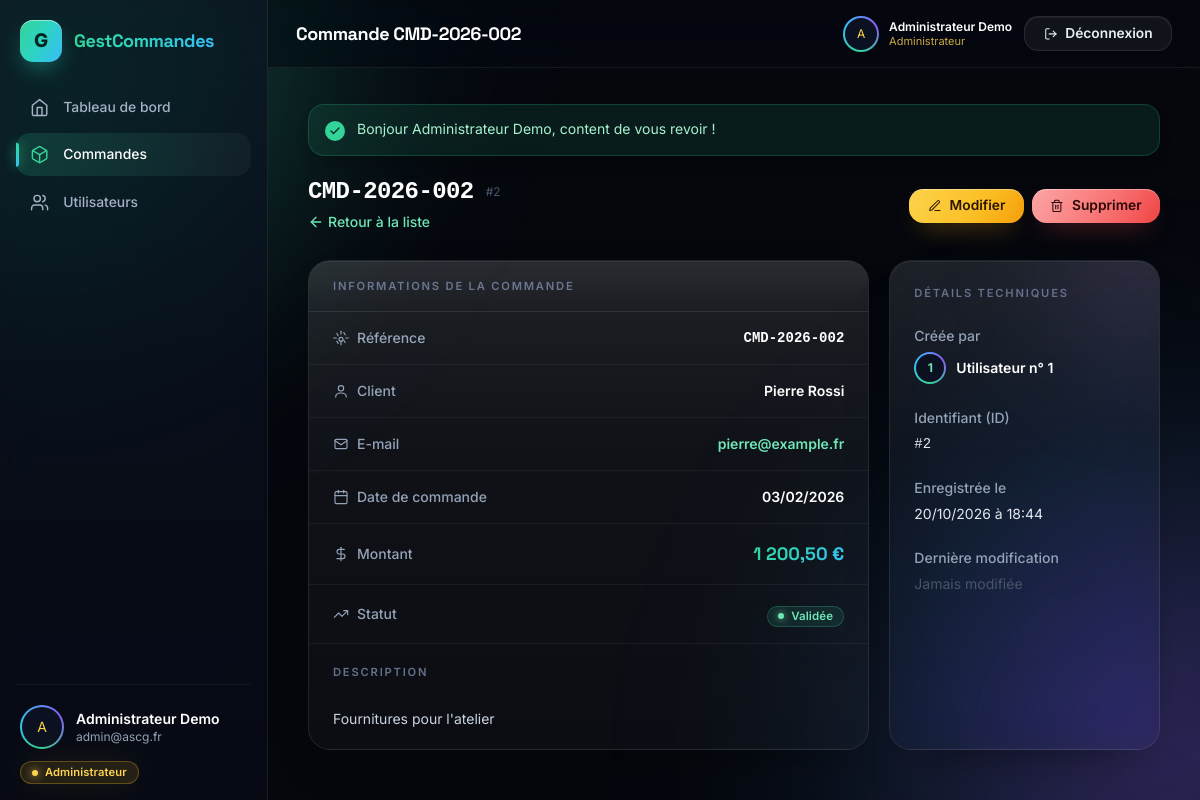
/orders/show?id=2 (signed in), run on the app's committed database.
### tables this page shows
CREATE TABLE orders (
     
    id INT UNSIGNED NOT NULL AUTO_INCREMENT,

     
     
    reference VARCHAR(30) NOT NULL,

     
    client VARCHAR(150) NOT NULL,

     
    email VARCHAR(190) NULL,

     
    date_commande DATE NOT NULL,

     
     
    montant DECIMAL(10,2) NOT NULL DEFAULT 0.00,

     
     
     
    statut ENUM('en_attente', 'validee', 'livree', 'annulee')
        NOT NULL DEFAULT 'en_attente',

     
    description TEXT NULL,

     
     
    user_id INT UNSIGNED NOT NULL,

     
    created_at TIMESTAMP NOT NULL DEFAULT CURRENT_TIMESTAMP,

     
    updated_at TIMESTAMP NULL DEFAULT NULL ON UPDATE CURRENT_TIMESTAMP,

     
    PRIMARY KEY (id),

     
    UNIQUE KEY uniq_reference (reference),

     
     
     
     
    CONSTRAINT fk_orders_user
        FOREIGN KEY (user_id) REFERENCES users (id)
        ON DELETE CASCADE
        ON UPDATE CASCADE,

     
    KEY idx_statut (statut),

     
    KEY idx_date (date_commande)
);

### app/Core/Controller.php (called while the page is built, shortened)
<?php
abstract class Controller
{
    protected array $viewData = [];
    protected function render(string $view, array $data = []): void
    {
        $this->viewData = array_merge($this->viewData, $data);
        extract($this->viewData, EXTR_SKIP);
        $viewFile = VIEWS_PATH . '/' . $view . '.php';
        include VIEWS_PATH . '/layouts/header.php';
        include $viewFile;
        include VIEWS_PATH . '/layouts/footer.php';
    }
    protected function query(string $key, mixed $default = null): mixed
    {
        return $_GET[$key] ?? $default;
    }
}

### app/Controllers/OrderController.php (called while the page is built, shortened)
<?php
class OrderController extends Controller
{
    public function show(): void
    {
        $order = $this->findOr404();
        $this->render('orders/show', [
            'order' => $order,
            'title' => 'Commande ' . $order['reference'],
        ]);
    }
    private function findOr404(): array
    {
        $id = (int) ($_POST['id'] ?? $this->query('id', 0));
        $orderModel = new Order();
        $order      = $orderModel->findById($id);
        return $order;
    }
}

### public/index.php (called while the page is built, shortened)
<?php
require BASE_PATH . '/app/Core/helpers.php';
spl_autoload_register(function (string $classe): void {
    $dossiers = [
        BASE_PATH . '/app/Core',
        BASE_PATH . '/app/Controllers',
        BASE_PATH . '/app/Models',
    ];
    foreach ($dossiers as $dossier) {
        $fichier = $dossier . '/' . $classe . '.php';
        if (file_exists($fichier)) {
            return;
        }
    }
});
$router = new Router();
if (isset($_GET['__path']) && is_string($_GET['__path'])) {
    $urlDemandee = '/' . trim($_GET['__path'], '/');
}
$router->dispatch($urlDemandee);

### app/Core/Database.php (called while the page is built, shortened)
<?php
class Database
{
    private static ?PDO $instance = null;
    public static function getInstance(): PDO
    {
        if (self::$instance === null) {
            $dsn = 'mysql:host=' . DB_HOST
                 . ';port=' . DB_PORT
                 . ';dbname=' . DB_NAME
                 . ';charset=' . DB_CHARSET;
            $options = [
                PDO::ATTR_ERRMODE => PDO::ERRMODE_EXCEPTION,
                PDO::ATTR_DEFAULT_FETCH_MODE => PDO::FETCH_ASSOC,
                PDO::ATTR_EMULATE_PREPARES => false,
            ];
            try {
                self::$instance = new PDO($dsn, DB_USER, DB_PASS, $options);
            } catch (PDOException $e) {
                if (APP_DEBUG) {
                    die('Erreur de connexion MySQL : ' . $e->getMessage());
                }
                die('Impossible de se connecter à la base de données.');
            }
        }
        return self::$instance;
    }
}

### app/Core/Model.php (called while the page is built, shortened)
<?php
abstract class Model
{
    protected string $table = '';
    protected PDO $db;
    public function __construct()
    {
        $this->db = Database::getInstance();
    }
    public function findById(int $id): ?array
    {
        $sql = 'SELECT * FROM `' . $this->table . '` WHERE id = :id LIMIT 1';
        $stmt = $this->db->prepare($sql);
        $stmt->execute([':id' => $id]);
        $ligne = $stmt->fetch();
        return $ligne === false ? null : $ligne;
    }
}

### app/Core/helpers.php (called while the page is built, shortened)
<?php
function e(?string $texte): string
{
    return htmlspecialchars((string) $texte, ENT_QUOTES, 'UTF-8');
}
function date_fr(?string $date): string
{
    return date('d/m/Y', strtotime($date));
}
function statut_label(string $statut): string
{
    $labels = [
        'en_attente' => 'En attente',
        'validee'    => 'Validée',
        'livree'     => 'Livrée',
        'annulee'    => 'Annulée',
    ];
    return $labels[$statut] ?? 'Inconnu';
}
function statut_badge(string $statut): string
{
    $couleurs = [
        'en_attente' => 'bg-amber-400/10 text-amber-300 ring-amber-400/25',
        'validee'    => 'bg-emerald-400/10 text-emerald-300 ring-emerald-400/25',
        'livree'     => 'bg-sky-400/10 text-sky-300 ring-sky-400/25',
        'annulee'    => 'bg-red-400/10 text-red-300 ring-red-400/25',
    ];
    $commun = 'chip ring-1 ring-inset ';
    return $commun . ($couleurs[$statut] ?? 'bg-white/10 text-slate-300 ring-white/15');
}
function url(string $chemin = ''): string
{
    $url = BASE_URL . '/' . ltrim($chemin, '/');
    return rtrim($url, '/');
}

### app/View/orders/show.php (the view, shortened to what this page needs)
<?php
$order = $order ?? [];
?>
<div class="mx-auto w-full max-w-6xl">
    <div class="anim-fade-up mb-6 flex flex-col gap-4 sm:flex-row sm:items-center sm:justify-between">
        <div>
            <div class="flex items-center gap-3">
                <h2 class="font-mono text-2xl font-bold tracking-tight text-white"><?= e($order['reference'] ?? '') ?></h2>
                <span class="hidden text-xs text-slate-600 sm:inline">#<?= (int) ($order['id'] ?? 0) ?></span>
            </div>
            <a href="<?= url('/orders') ?>" class="mt-1 inline-flex items-center gap-1 text-sm font-medium text-emerald-300 transition hover:text-emerald-200">
                <svg xmlns="http://www.w3.org/2000/svg" viewBox="0 0 24 24" fill="none" stroke="currentColor" stroke-width="2" stroke-linecap="round" stroke-linejoin="round" class="h-4 w-4"><path d="m12 19-7-7 7-7"/><path d="M19 12H5"/></svg>
                Retour à la liste
            </a>
        </div>
        <div class="flex flex-wrap items-center gap-2">
            <a href="<?= url('/orders/edit') ?>?id=<?= (int) ($order['id'] ?? 0) ?>" class="btn btn-warn">
                <svg xmlns="http://www.w3.org/2000/svg" viewBox="0 0 24 24" fill="none" stroke="currentColor" stroke-width="1.8" stroke-linecap="round" stroke-linejoin="round"><path d="M12 20h9"/><path d="M16.5 3.5a2.12 2.12 0 0 1 3 3L7 19l-4 1 1-4Z"/></svg>
                Modifier
            </a>
            <form method="POST" action="<?= url('/orders/delete') ?>"
                  onsubmit="return confirm('Voulez-vous vraiment supprimer cette commande ? Cette action est définitive.');">
                <button type="submit" class="btn btn-danger">
                    Supprimer
                </button>
            </form>
        </div>
    </div>
    <div class="grid grid-cols-1 gap-5 lg:grid-cols-3">
        <div class="glass-card glass-card--flat anim-fade-up d-1 overflow-hidden lg:col-span-2">
            <div class="glass-head">
                <h2 class="glass-kicker">Informations de la commande</h2>
            </div>
            <dl class="divide-y divide-white/5">
                <div class="flex items-center justify-between px-6 py-4">
                    <dt class="flex items-center gap-2 text-sm font-medium text-slate-400">
                        Référence
                    </dt>
                    <dd class="font-mono text-sm font-semibold text-white"><?= e($order['reference'] ?? '') ?></dd>
                </div>
                <div class="flex items-center justify-between px-6 py-4">
                    <dt class="flex items-center gap-2 text-sm font-medium text-slate-400">
                        <svg xmlns="http://www.w3.org/2000/svg" viewBox="0 0 24 24" fill="none" stroke="currentColor" stroke-width="1.7" stroke-linecap="round" stroke-linejoin="round" class="h-4 w-4" aria-hidden="true"><circle cx="12" cy="8" r="4"/><path d="M4 21c0-4 3.6-6 8-6s8 2 8 6"/></svg>
                        Client
                    </dt>
                    <dd class="text-sm font-semibold text-white"><?= e($order['client'] ?? '') ?></dd>
                </div>
                <div class="flex items-center justify-between px-6 py-4">
                    <dt class="flex items-center gap-2 text-sm font-medium text-slate-400">
                        <svg xmlns="http://www.w3.org/2000/svg" viewBox="0 0 24 24" fill="none" stroke="currentColor" stroke-width="1.7" stroke-linecap="round" stroke-linejoin="round" class="h-4 w-4" aria-hidden="true"><rect x="3" y="5" width="18" height="14" rx="2"/><path d="m3 7 9 6 9-6"/></svg>
                        E-mail
                    </dt>
                    <dd class="text-sm font-semibold">
                        <?php if (!empty($order['email'])): ?>
                            <a href="mailto:<?= e($order['email']) ?>" class="text-emerald-300 transition hover:underline">
                                <?= e($order['email']) ?>
                            </a>
                        <?php else: ?>
                            <span class="text-slate-600">—</span>
                        <?php endif; ?>
                    </dd>
                </div>
                <div class="flex items-center justify-between px-6 py-4">
                    <dt class="flex items-center gap-2 text-sm font-medium text-slate-400">
                        <svg xmlns="http://www.w3.org/2000/svg" viewBox="0 0 24 24" fill="none" stroke="currentColor" stroke-width="1.7" stroke-linecap="round" stroke-linejoin="round" class="h-4 w-4" aria-hidden="true"><rect x="3" y="4" width="18" height="18" rx="2"/><path d="M16 2v4"/><path d="M8 2v4"/><path d="M3 10h18"/></svg>
                        Date de commande
                    </dt>
                    <dd class="text-sm font-semibold text-white"><?= date_fr($order['date_commande'] ?? null) ?></dd>
                </div>
                <div class="flex items-center justify-between px-6 py-4">
                    <dt class="flex items-center gap-2 text-sm font-medium text-slate-400">
                        <svg xmlns="http://www.w3.org/2000/svg" viewBox="0 0 24 24" fill="none" stroke="currentColor" stroke-width="1.7" stroke-linecap="round" stroke-linejoin="round" class="h-4 w-4" aria-hidden="true"><line x1="12" x2="12" y1="2" y2="22"/><path d="M17 5H9.5a3.5 3.5 0 0 0 0 7h5a3.5 3.5 0 0 1 0 7H6"/></svg>
                        Montant
                    </dt>
                    <dd class="stat-value text-lg font-bold gradient-text"><?= money($order['montant'] ?? 0) ?></dd>
                </div>
                <div class="flex items-center justify-between px-6 py-4">
                    <dt class="flex items-center gap-2 text-sm font-medium text-slate-400">
                        <svg xmlns="http://www.w3.org/2000/svg" viewBox="0 0 24 24" fill="none" stroke="currentColor" stroke-width="1.7" stroke-linecap="round" stroke-linejoin="round" class="h-4 w-4" aria-hidden="true"><path d="m22 7-8.5 8.5-5-5L2 17"/><path d="M16 7h6v6"/></svg>
                        Statut
                    </dt>
                    <dd>
                        <span class="<?= statut_badge($order['statut'] ?? '') ?>">
                            <span class="badge-dot" aria-hidden="true"></span>
                            <?= e(statut_label($order['statut'] ?? '')) ?>
                        </span>
                    </dd>
                </div>
            </dl>
            <?php if (!empty($order['description'])): ?>
                <div class="border-t border-white/5 px-6 py-5">
                    <h4 class="glass-kicker">Description</h4>
                    <p class="mt-2 whitespace-pre-line text-sm text-slate-300">
                        <?= nl2br(e($order['description'])) ?>
                    </p>
                </div>
            <?php endif; ?>
        </div>
        <aside class="glass-card anim-fade-up d-2 relative overflow-hidden p-6">
            <div class="pointer-events-none absolute -right-16 -top-16 h-40 w-40 rounded-full bg-violet-400/15 blur-3xl" aria-hidden="true"></div>
            <h2 class="glass-kicker relative">Détails techniques</h2>
            <dl class="relative mt-6 space-y-6">
                <div>
                    <dt class="text-sm font-medium text-slate-400">Créée par</dt>
                    <dd class="mt-1.5 flex items-center gap-2.5">
                        <span class="avatar-notch h-8 w-8">
                            <span class="avatar-core text-xs font-bold text-emerald-300">
                                <?= e(strtoupper(mb_substr((string) ($order['user_id'] ?? ''), 0, 1))) ?>
                            </span>
                        </span>
                        <span class="text-sm font-semibold text-white">Utilisateur n° <?= (int) ($order['user_id'] ?? 0) ?></span>
                    </dd>
                </div>
                <div>
                    <dt class="text-sm font-medium text-slate-400">Identifiant (ID)</dt>
                    <dd class="mt-1.5 font-mono text-sm text-slate-200">#<?= (int) ($order['id'] ?? 0) ?></dd>
                </div>
                <div>
                    <dt class="text-sm font-medium text-slate-400">Enregistrée le</dt>
                    <dd class="mt-1.5 text-sm text-slate-200">
                        <?php if (!empty($order['created_at'])): ?>
                            <?= e(date('d/m/Y à H:i', strtotime($order['created_at']))) ?>
                        <?php else: ?>
                            <span class="text-slate-600">—</span>
                        <?php endif; ?>
                    </dd>
                </div>
                <div>
                    <dt class="text-sm font-medium text-slate-400">Dernière modification</dt>
                    <dd class="mt-1.5 text-sm text-slate-200">
                        <?php if (!empty($order['updated_at'])): ?>
                            <?= e(date('d/m/Y à H:i', strtotime($order['updated_at']))) ?>
                        <?php else: ?>
                            <span class="text-slate-600">Jamais modifiée</span>
                        <?php endif; ?>
                    </dd>
                </div>
            </dl>
        </aside>
    </div>
</div>

### app/Core/Router.php (shortened to what this page needs)
<?php
class Router
{
    private array $routes = [];
    public function add(string $method, string $path, string $controller, string $action): void
    {
        $path = rtrim($path, '/') ?: '/';
        $this->routes[] = [
            'method'     => strtoupper($method),
            'path'       => $path,
            'controller' => $controller,
            'action'     => $action,
        ];
    }
    public function dispatch(string $url): void
    {
        $path = parse_url($url, PHP_URL_PATH) ?? '/';
        $path = trim($path, '/');
        $method = $_SERVER['REQUEST_METHOD'] ?? 'GET';
        foreach ($this->routes as $route) {
            if ($route['method'] !== $method) {
                continue;
            }
            if (trim($route['path'], '/') === $path) {
                $action         = $route['action'];
                $controller = new $controllerName();
                call_user_func([$controller, $action]);
                return;
            }
        }
    }
}

### data on the page
orders: reference "CMD-2026-002", id "2", client "Pierre Rossi", email "pierre@example.fr", date_commande "03/02/2026", statut "Validée", description "Fournitures pour l'atelier", user "1", created_at "20/10/2026 à 18:44"

### other printed values
$message "Bonjour Administrateur Demo, content de vous revoir !"
